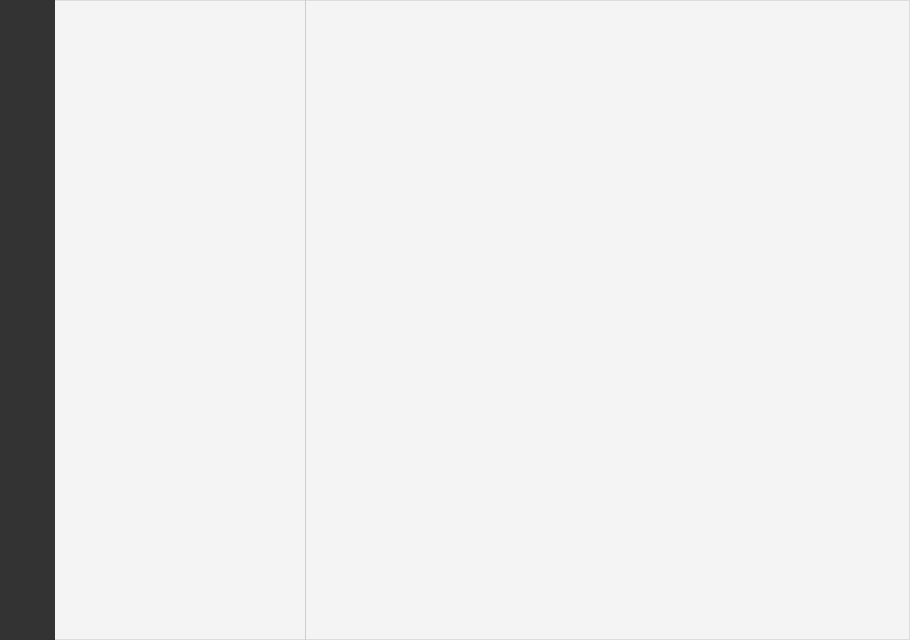
<?xml version="1.0" encoding="UTF-8"?>
<ui version="4.0">
 <class>MainWindow</class>
 <widget class="QMainWindow" name="MainWindow">
  <property name="geometry">
   <rect>
    <x>0</x>
    <y>0</y>
    <width>910</width>
    <height>640</height>
   </rect>
  </property>
  <property name="minimumSize">
   <size>
    <width>700</width>
    <height>500</height>
   </size>
  </property>
  <property name="windowTitle">
   <string>MainWindow</string>
  </property>
  <property name="styleSheet">
   <string notr="true">QMainWindow#MainWindow
{
  background: #f4f4f4;
}
QWidget#centralWidget
{
  background: #f4f4f4;
  border: 1px solid #ddd;
}
QWidget#menuWidget
{
  background: #333; 
}
QWidget#chatWidget
{
  border: 1px solid #ddd;
  border-left: none;
}
QWidget#contentWidget
{
  background-repeat: no-repeat;
  background-image: url(&quot;:images/wechat.svg&quot;);
  background-position: center;
}
QPushButton#maxinBtn,
QPushButton#mininBtn,
QPushButton#closeBtn,
QPushButton#stickBtn
{
  border: none;
  background: #f4f4f4;
  margin: 1px;
}
QPushButton#stickBtn:pressed,
QPushButton#stickBtn:hover,
QPushButton#maxinBtn:pressed,
QPushButton#maxinBtn:hover,
QPushButton#mininBtn:pressed,
QPushButton#mininBtn:hover
{
  background: #c4c4c4;
}
QPushButton#closeBtn:pressed,
QPushButton#closeBtn:hover
{
  background: #fb7373;
}
QPushButton
{
  background: #333;
  border: none;
}
#line
{
  border: none;
  background: #ccc;
}
QScrollBar:vertical
{
  background:transparent;
  padding:0px;
  width: 8px;
}
QScrollBar::handle:vertical
{
  background:rgba(0,0,0,15%);
  border-radius:4px;
}
QScrollBar::handle:vertical:hover,
QScrollBar::handle:vertical:pressed
{
  background:rgba(0,0,0,30%);
}
QScrollBar::add-page:vertical,
QScrollBar::sub-page:vertical
{
  background:none;
}
QScrollBar::add-line:vertical,
QScrollBar::sub-line:vertical
{
  background:none;
}</string>
  </property>
  <widget class="QWidget" name="centralWidget">
   <property name="minimumSize">
    <size>
     <width>700</width>
     <height>500</height>
    </size>
   </property>
   <property name="autoFillBackground">
    <bool>false</bool>
   </property>
   <layout class="QGridLayout" name="gridLayout">
    <property name="leftMargin">
     <number>0</number>
    </property>
    <property name="topMargin">
     <number>0</number>
    </property>
    <property name="rightMargin">
     <number>0</number>
    </property>
    <property name="bottomMargin">
     <number>0</number>
    </property>
    <property name="spacing">
     <number>0</number>
    </property>
    <item row="0" column="2">
     <widget class="Line" name="line">
      <property name="maximumSize">
       <size>
        <width>1</width>
        <height>16777215</height>
       </size>
      </property>
      <property name="orientation">
       <enum>Qt::Vertical</enum>
      </property>
     </widget>
    </item>
    <item row="0" column="1">
     <widget class="QWidget" name="chatListWidget" native="true">
      <property name="sizePolicy">
       <sizepolicy hsizetype="Expanding" vsizetype="Expanding">
        <horstretch>0</horstretch>
        <verstretch>0</verstretch>
       </sizepolicy>
      </property>
      <property name="minimumSize">
       <size>
        <width>250</width>
        <height>0</height>
       </size>
      </property>
      <property name="maximumSize">
       <size>
        <width>250</width>
        <height>16777215</height>
       </size>
      </property>
      <layout class="QGridLayout" name="gridLayout_2">
       <property name="leftMargin">
        <number>0</number>
       </property>
       <property name="topMargin">
        <number>0</number>
       </property>
       <property name="rightMargin">
        <number>0</number>
       </property>
       <property name="bottomMargin">
        <number>0</number>
       </property>
       <property name="spacing">
        <number>0</number>
       </property>
      </layout>
     </widget>
    </item>
    <item row="0" column="3">
     <widget class="QWidget" name="chatWidget" native="true">
      <property name="minimumSize">
       <size>
        <width>0</width>
        <height>0</height>
       </size>
      </property>
      <layout class="QGridLayout" name="gridLayout_3">
       <property name="leftMargin">
        <number>0</number>
       </property>
       <property name="topMargin">
        <number>0</number>
       </property>
       <property name="rightMargin">
        <number>0</number>
       </property>
       <property name="bottomMargin">
        <number>0</number>
       </property>
       <property name="spacing">
        <number>0</number>
       </property>
       <item row="0" column="0">
        <widget class="QWidget" name="headWidget" native="true">
         <property name="minimumSize">
          <size>
           <width>0</width>
           <height>25</height>
          </size>
         </property>
         <property name="maximumSize">
          <size>
           <width>16777215</width>
           <height>25</height>
          </size>
         </property>
         <layout class="QHBoxLayout" name="horizontalLayout">
          <property name="spacing">
           <number>0</number>
          </property>
          <property name="leftMargin">
           <number>0</number>
          </property>
          <property name="topMargin">
           <number>0</number>
          </property>
          <property name="rightMargin">
           <number>0</number>
          </property>
          <property name="bottomMargin">
           <number>0</number>
          </property>
          <item>
           <widget class="QWidget" name="nullWidget" native="true">
            <property name="maximumSize">
             <size>
              <width>16777215</width>
              <height>25</height>
             </size>
            </property>
           </widget>
          </item>
          <item>
           <widget class="QWidget" name="toolWidget" native="true">
            <property name="maximumSize">
             <size>
              <width>135</width>
              <height>25</height>
             </size>
            </property>
            <layout class="QHBoxLayout" name="horizontalLayout_2">
             <property name="spacing">
              <number>0</number>
             </property>
             <property name="leftMargin">
              <number>0</number>
             </property>
             <property name="topMargin">
              <number>0</number>
             </property>
             <property name="rightMargin">
              <number>0</number>
             </property>
             <property name="bottomMargin">
              <number>0</number>
             </property>
             <item>
              <widget class="QPushButton" name="stickBtn">
               <property name="sizePolicy">
                <sizepolicy hsizetype="Expanding" vsizetype="Expanding">
                 <horstretch>0</horstretch>
                 <verstretch>0</verstretch>
                </sizepolicy>
               </property>
               <property name="text">
                <string/>
               </property>
               <property name="icon">
                <iconset resource="res.qrc">
                 <normaloff>:/images/sticky.svg</normaloff>:/images/sticky.svg</iconset>
               </property>
               <property name="iconSize">
                <size>
                 <width>12</width>
                 <height>12</height>
                </size>
               </property>
               <property name="checkable">
                <bool>true</bool>
               </property>
              </widget>
             </item>
             <item>
              <widget class="QPushButton" name="mininBtn">
               <property name="sizePolicy">
                <sizepolicy hsizetype="Expanding" vsizetype="Expanding">
                 <horstretch>0</horstretch>
                 <verstretch>0</verstretch>
                </sizepolicy>
               </property>
               <property name="text">
                <string/>
               </property>
               <property name="icon">
                <iconset resource="res.qrc">
                 <normaloff>:/images/min.svg</normaloff>:/images/min.svg</iconset>
               </property>
               <property name="iconSize">
                <size>
                 <width>12</width>
                 <height>12</height>
                </size>
               </property>
              </widget>
             </item>
             <item>
              <widget class="QPushButton" name="maxinBtn">
               <property name="sizePolicy">
                <sizepolicy hsizetype="Expanding" vsizetype="Expanding">
                 <horstretch>0</horstretch>
                 <verstretch>0</verstretch>
                </sizepolicy>
               </property>
               <property name="text">
                <string/>
               </property>
               <property name="icon">
                <iconset resource="res.qrc">
                 <normaloff>:/images/max.svg</normaloff>:/images/max.svg</iconset>
               </property>
               <property name="iconSize">
                <size>
                 <width>12</width>
                 <height>12</height>
                </size>
               </property>
              </widget>
             </item>
             <item>
              <widget class="QPushButton" name="closeBtn">
               <property name="sizePolicy">
                <sizepolicy hsizetype="Expanding" vsizetype="Expanding">
                 <horstretch>0</horstretch>
                 <verstretch>0</verstretch>
                </sizepolicy>
               </property>
               <property name="text">
                <string/>
               </property>
               <property name="icon">
                <iconset resource="res.qrc">
                 <normaloff>:/images/close.svg</normaloff>:/images/close.svg</iconset>
               </property>
               <property name="iconSize">
                <size>
                 <width>12</width>
                 <height>12</height>
                </size>
               </property>
              </widget>
             </item>
            </layout>
           </widget>
          </item>
         </layout>
        </widget>
       </item>
       <item row="1" column="0">
        <widget class="QWidget" name="contentWidget" native="true">
         <property name="sizePolicy">
          <sizepolicy hsizetype="Preferred" vsizetype="Preferred">
           <horstretch>0</horstretch>
           <verstretch>0</verstretch>
          </sizepolicy>
         </property>
         <property name="autoFillBackground">
          <bool>false</bool>
         </property>
         <layout class="QGridLayout" name="gridLayout_4">
          <property name="leftMargin">
           <number>0</number>
          </property>
          <property name="topMargin">
           <number>0</number>
          </property>
          <property name="rightMargin">
           <number>0</number>
          </property>
          <property name="bottomMargin">
           <number>0</number>
          </property>
          <property name="spacing">
           <number>0</number>
          </property>
         </layout>
        </widget>
       </item>
      </layout>
     </widget>
    </item>
    <item row="0" column="0">
     <widget class="QWidget" name="menuWidget" native="true">
      <property name="minimumSize">
       <size>
        <width>55</width>
        <height>0</height>
       </size>
      </property>
      <property name="maximumSize">
       <size>
        <width>55</width>
        <height>16777215</height>
       </size>
      </property>
      <property name="layoutDirection">
       <enum>Qt::LeftToRight</enum>
      </property>
      <property name="autoFillBackground">
       <bool>false</bool>
      </property>
      <property name="styleSheet">
       <string notr="true"/>
      </property>
      <layout class="QVBoxLayout" name="verticalLayout_2">
       <property name="spacing">
        <number>0</number>
       </property>
       <property name="leftMargin">
        <number>0</number>
       </property>
       <property name="topMargin">
        <number>0</number>
       </property>
       <property name="rightMargin">
        <number>0</number>
       </property>
       <property name="bottomMargin">
        <number>0</number>
       </property>
       <item>
        <widget class="QWidget" name="chatMenuWidget" native="true">
         <property name="sizePolicy">
          <sizepolicy hsizetype="Expanding" vsizetype="Expanding">
           <horstretch>0</horstretch>
           <verstretch>0</verstretch>
          </sizepolicy>
         </property>
         <property name="maximumSize">
          <size>
           <width>16777215</width>
           <height>16777215</height>
          </size>
         </property>
         <layout class="QVBoxLayout" name="verticalLayout_3">
          <property name="spacing">
           <number>0</number>
          </property>
          <property name="leftMargin">
           <number>0</number>
          </property>
          <property name="topMargin">
           <number>30</number>
          </property>
          <property name="rightMargin">
           <number>0</number>
          </property>
          <property name="bottomMargin">
           <number>40</number>
          </property>
          <item>
           <widget class="QPushButton" name="headBtn">
            <property name="maximumSize">
             <size>
              <width>55</width>
              <height>50</height>
             </size>
            </property>
            <property name="cursor">
             <cursorShape>ArrowCursor</cursorShape>
            </property>
            <property name="text">
             <string/>
            </property>
            <property name="icon">
             <iconset resource="res.qrc">
              <normaloff>:/images/icon/avatar.png</normaloff>:/images/icon/avatar.png</iconset>
            </property>
            <property name="iconSize">
             <size>
              <width>40</width>
              <height>40</height>
             </size>
            </property>
            <property name="checkable">
             <bool>true</bool>
            </property>
           </widget>
          </item>
          <item>
           <widget class="QPushButton" name="allchatBtn">
            <property name="maximumSize">
             <size>
              <width>55</width>
              <height>35</height>
             </size>
            </property>
            <property name="text">
             <string/>
            </property>
            <property name="icon">
             <iconset resource="res.qrc">
              <normaloff>:/images/chat.svg</normaloff>
              <normalon>:/images/chat2.svg</normalon>
              <selectedoff>:/images/chat.svg</selectedoff>
              <selectedon>:/images/chat2.svg</selectedon>:/images/chat.svg</iconset>
            </property>
            <property name="iconSize">
             <size>
              <width>20</width>
              <height>20</height>
             </size>
            </property>
            <property name="checkable">
             <bool>true</bool>
            </property>
            <property name="checked">
             <bool>true</bool>
            </property>
           </widget>
          </item>
          <item>
           <widget class="QPushButton" name="contactBtn">
            <property name="maximumSize">
             <size>
              <width>55</width>
              <height>35</height>
             </size>
            </property>
            <property name="text">
             <string/>
            </property>
            <property name="icon">
             <iconset resource="res.qrc">
              <normaloff>:/images/contact.svg</normaloff>
              <normalon>:/images/contact2.svg</normalon>
              <selectedoff>:/images/contact.svg</selectedoff>
              <selectedon>:/images/contact2.svg</selectedon>:/images/contact.svg</iconset>
            </property>
            <property name="iconSize">
             <size>
              <width>20</width>
              <height>20</height>
             </size>
            </property>
            <property name="checkable">
             <bool>true</bool>
            </property>
           </widget>
          </item>
          <item>
           <widget class="QPushButton" name="collectBtn">
            <property name="maximumSize">
             <size>
              <width>55</width>
              <height>35</height>
             </size>
            </property>
            <property name="text">
             <string/>
            </property>
            <property name="icon">
             <iconset resource="res.qrc">
              <normaloff>:/images/collect.svg</normaloff>
              <normalon>:/images/collect2.svg</normalon>
              <selectedoff>:/images/collect.svg</selectedoff>
              <selectedon>:/images/collect2.svg</selectedon>:/images/collect.svg</iconset>
            </property>
            <property name="iconSize">
             <size>
              <width>20</width>
              <height>20</height>
             </size>
            </property>
            <property name="checkable">
             <bool>true</bool>
            </property>
           </widget>
          </item>
          <item>
           <widget class="QPushButton" name="folderBtn">
            <property name="maximumSize">
             <size>
              <width>55</width>
              <height>35</height>
             </size>
            </property>
            <property name="text">
             <string/>
            </property>
            <property name="icon">
             <iconset resource="res.qrc">
              <normaloff>:/images/folder.svg</normaloff>:/images/folder.svg</iconset>
            </property>
            <property name="iconSize">
             <size>
              <width>20</width>
              <height>20</height>
             </size>
            </property>
           </widget>
          </item>
          <item>
           <widget class="QPushButton" name="circleBtn">
            <property name="maximumSize">
             <size>
              <width>55</width>
              <height>35</height>
             </size>
            </property>
            <property name="text">
             <string/>
            </property>
            <property name="icon">
             <iconset resource="res.qrc">
              <normaloff>:/images/circle.svg</normaloff>:/images/circle.svg</iconset>
            </property>
            <property name="iconSize">
             <size>
              <width>20</width>
              <height>20</height>
             </size>
            </property>
           </widget>
          </item>
          <item>
           <widget class="QPushButton" name="videoBtn">
            <property name="maximumSize">
             <size>
              <width>55</width>
              <height>35</height>
             </size>
            </property>
            <property name="text">
             <string/>
            </property>
            <property name="icon">
             <iconset resource="res.qrc">
              <normaloff>:/images/video.svg</normaloff>:/images/video.svg</iconset>
            </property>
            <property name="iconSize">
             <size>
              <width>20</width>
              <height>20</height>
             </size>
            </property>
           </widget>
          </item>
          <item>
           <widget class="QPushButton" name="watchBtn">
            <property name="maximumSize">
             <size>
              <width>55</width>
              <height>35</height>
             </size>
            </property>
            <property name="text">
             <string/>
            </property>
            <property name="icon">
             <iconset resource="res.qrc">
              <normaloff>:/images/watch.svg</normaloff>:/images/watch.svg</iconset>
            </property>
            <property name="iconSize">
             <size>
              <width>20</width>
              <height>20</height>
             </size>
            </property>
           </widget>
          </item>
          <item>
           <widget class="QPushButton" name="searchBtn">
            <property name="maximumSize">
             <size>
              <width>55</width>
              <height>35</height>
             </size>
            </property>
            <property name="text">
             <string/>
            </property>
            <property name="icon">
             <iconset resource="res.qrc">
              <normaloff>:/images/search.svg</normaloff>:/images/search.svg</iconset>
            </property>
            <property name="iconSize">
             <size>
              <width>20</width>
              <height>20</height>
             </size>
            </property>
           </widget>
          </item>
         </layout>
        </widget>
       </item>
       <item>
        <widget class="QWidget" name="toolMenuWidget" native="true">
         <property name="sizePolicy">
          <sizepolicy hsizetype="Expanding" vsizetype="Expanding">
           <horstretch>0</horstretch>
           <verstretch>0</verstretch>
          </sizepolicy>
         </property>
         <property name="minimumSize">
          <size>
           <width>0</width>
           <height>180</height>
          </size>
         </property>
         <property name="maximumSize">
          <size>
           <width>16777215</width>
           <height>180</height>
          </size>
         </property>
         <layout class="QVBoxLayout" name="verticalLayout">
          <property name="spacing">
           <number>0</number>
          </property>
          <property name="leftMargin">
           <number>0</number>
          </property>
          <property name="topMargin">
           <number>50</number>
          </property>
          <property name="rightMargin">
           <number>0</number>
          </property>
          <property name="bottomMargin">
           <number>0</number>
          </property>
          <item>
           <widget class="QPushButton" name="appletBtn">
            <property name="minimumSize">
             <size>
              <width>0</width>
              <height>35</height>
             </size>
            </property>
            <property name="maximumSize">
             <size>
              <width>16777215</width>
              <height>35</height>
             </size>
            </property>
            <property name="text">
             <string/>
            </property>
            <property name="icon">
             <iconset resource="res.qrc">
              <normaloff>:/images/applet.svg</normaloff>:/images/applet.svg</iconset>
            </property>
            <property name="iconSize">
             <size>
              <width>20</width>
              <height>20</height>
             </size>
            </property>
           </widget>
          </item>
          <item>
           <widget class="QPushButton" name="phoneBtn">
            <property name="minimumSize">
             <size>
              <width>0</width>
              <height>35</height>
             </size>
            </property>
            <property name="maximumSize">
             <size>
              <width>16777215</width>
              <height>35</height>
             </size>
            </property>
            <property name="text">
             <string/>
            </property>
            <property name="icon">
             <iconset resource="res.qrc">
              <normaloff>:/images/phone.svg</normaloff>:/images/phone.svg</iconset>
            </property>
            <property name="iconSize">
             <size>
              <width>20</width>
              <height>20</height>
             </size>
            </property>
           </widget>
          </item>
          <item>
           <widget class="QPushButton" name="moreBtn">
            <property name="minimumSize">
             <size>
              <width>0</width>
              <height>35</height>
             </size>
            </property>
            <property name="maximumSize">
             <size>
              <width>16777215</width>
              <height>35</height>
             </size>
            </property>
            <property name="text">
             <string/>
            </property>
            <property name="icon">
             <iconset resource="res.qrc">
              <normaloff>:/images/more.svg</normaloff>:/images/more.svg</iconset>
            </property>
            <property name="iconSize">
             <size>
              <width>20</width>
              <height>20</height>
             </size>
            </property>
           </widget>
          </item>
         </layout>
        </widget>
       </item>
      </layout>
     </widget>
    </item>
   </layout>
  </widget>
 </widget>
 <resources>
  <include location="res.qrc"/>
 </resources>
 <connections/>
</ui>
